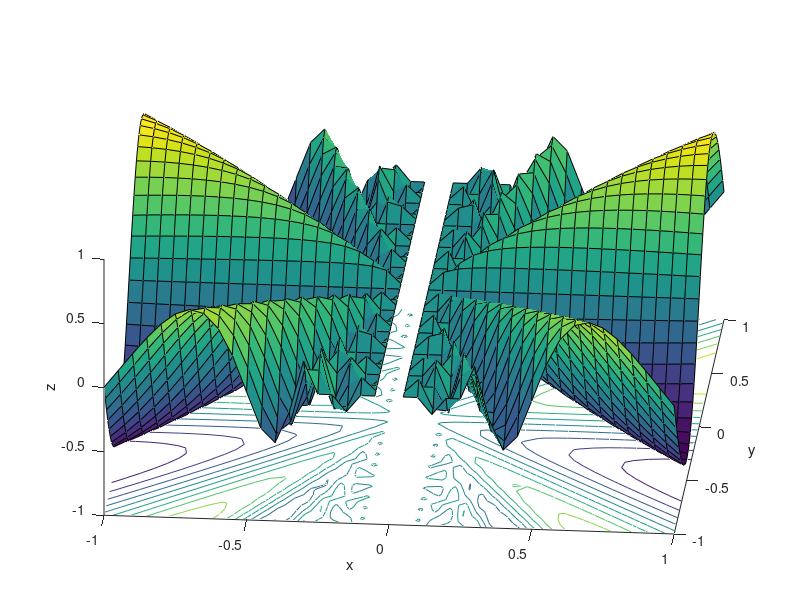

This chart was generated by the following MATLAB code:
x=[-1:0.05:1];y=x;[x,y]=meshgrid(x,y);z=sin(x).*sin(y.*(pi./x));
surfc(x,y,z)
xlabel('x');ylabel('y');zlabel('z')
view(5,40)
grid off
